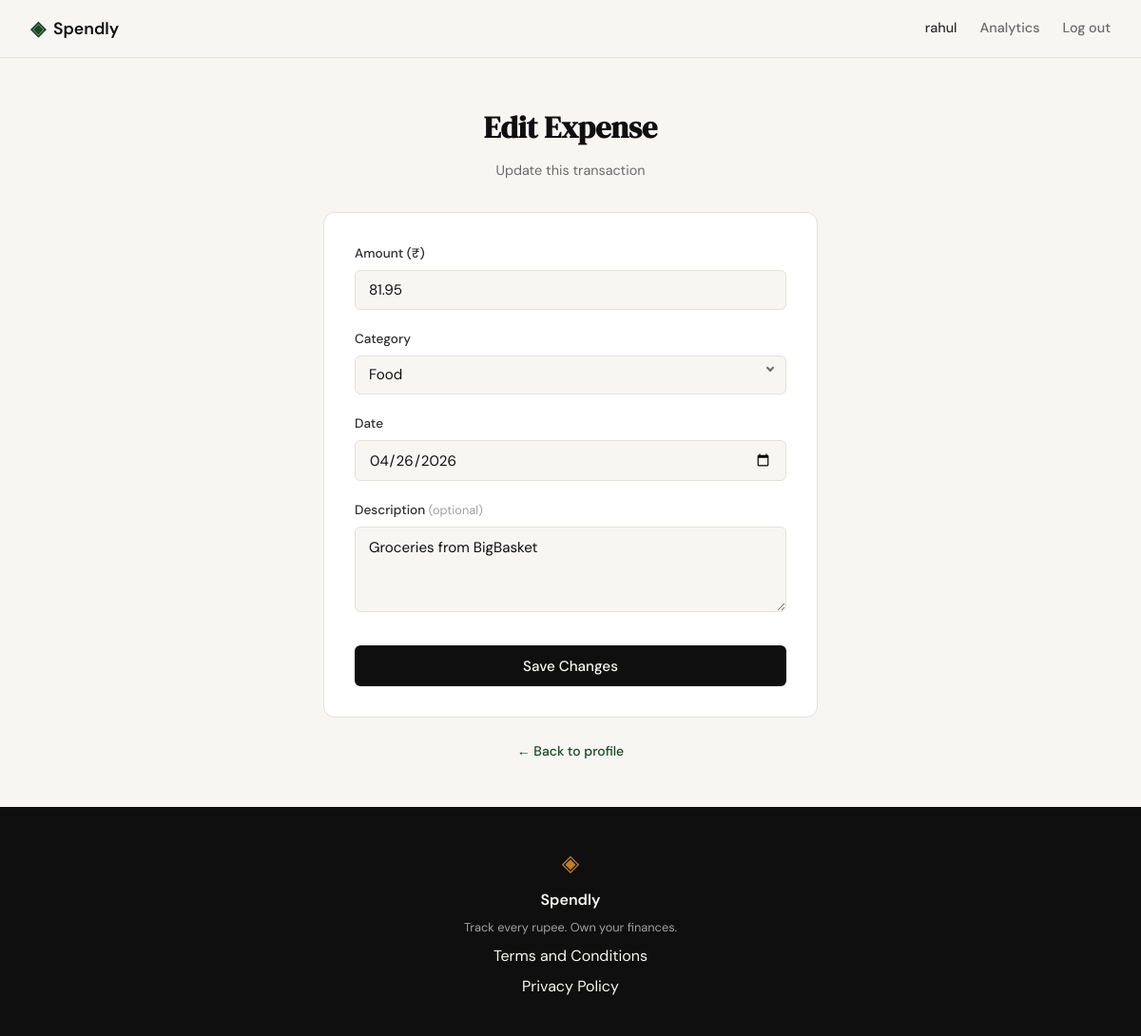
The page /expenses/16/edit (signed in) on the database its author committed.
### tables this page shows
CREATE TABLE expenses (
            id          INTEGER PRIMARY KEY AUTOINCREMENT,
            user_id     INTEGER NOT NULL REFERENCES users(id),
            amount      REAL    NOT NULL,
            category    TEXT    NOT NULL,
            date        TEXT    NOT NULL,
            description TEXT,
            created_at  TEXT    DEFAULT (datetime('now'))
        );

### app.py (the view, shortened to what this page needs)
@app.route("/expenses/<int:expense_id>/edit", methods=["GET", "POST"])
def edit_expense(expense_id):
    if not session.get("user_id"):
        return redirect(url_for("login"))
    expense = get_expense_by_id(expense_id, session["user_id"])
    if expense is None:
        abort(404)
    form = {
        "amount": expense["amount"],
        "category": expense["category"],
        "date": expense["date"],
        "description": expense["description"] or "",
    }
    return render_template(
        "edit_expense.html",
        error=None,
        form=form,
        categories=ALLOWED_CATEGORIES,
        expense_id=expense_id,
    )

### database/db.py (called while the page is built)
def get_db():
    conn = sqlite3.connect(DB_PATH)
    conn.row_factory = sqlite3.Row
    conn.execute("PRAGMA foreign_keys = ON")
    return conn

def get_expense_by_id(expense_id, user_id):
    conn = get_db()
    try:
        return conn.execute(
            "SELECT id, user_id, amount, category, date, description"
            " FROM expenses WHERE id = ? AND user_id = ?",
            (expense_id, user_id),
        ).fetchone()
    finally:
        conn.close()

### templates/edit_expense.html (shortened to what this page needs)
{% extends "base.html" %}
{% block head %}
<link rel="stylesheet" href="{{ url_for('static', filename='css/edit_expense.css') }}">
{% endblock %}
{% block content %}
<section class="auth-section">
    <div class="auth-container edit-expense-container">
        <div class="auth-header">
            <h1 class="auth-title">Edit Expense</h1>
            <p class="auth-subtitle">Update this transaction</p>
        </div>
        <div class="auth-card">
            <form method="POST" action="{{ url_for('edit_expense', expense_id=expense_id) }}">
                <div class="form-group">
                    <label for="amount">Amount (&#8377;)</label>
                    <input type="number"
                           id="amount"
                           name="amount"
                           class="form-input"
                           placeholder="0.00"
                           step="0.01"
                           min="0.01"
                           value="{{ form.amount or '' }}"
                           required
                           autofocus>
                </div>
                <div class="form-group">
                    <label for="category">Category</label>
                    <select id="category" name="category" class="form-input form-select" required>
                        {% for cat in categories %}
                        <option value="{{ cat }}" {% if form.category == cat %}selected{% endif %}>{{ cat }}</option>
                        {% endfor %}
                    </select>
                </div>
                <div class="form-group">
                    <label for="date">Date</label>
                    <input type="date"
                           id="date"
                           name="date"
                           class="form-input"
                           value="{{ form.date or '' }}"
                           required>
                </div>
                <div class="form-group">
                    <label for="description">Description <span class="edit-expense-optional">(optional)</span></label>
                    <textarea id="description"
                              name="description"
                              class="form-input edit-expense-textarea"
                              placeholder="e.g. Lunch at the deli"
                              rows="3">{{ form.description or '' }}</textarea>
                </div>
                <button type="submit" class="btn-submit">Save Changes</button>
            </form>
        </div>
        <p class="auth-switch">
            <a href="{{ url_for('profile') }}">&#8592; Back to profile</a>
        </p>
    </div>
</section>
{% endblock %}

### static/css/style.css (style rules this page uses)
:root { --ink: #0f0f0f; --ink-soft: #2d2d2d; --ink-muted: #6b6b6b; --ink-faint: #a0a0a0; --paper: #f7f6f3; --paper-warm: #f0ede6; --paper-card: #ffffff; --accent: #1a472a; --accent-light: #e8f0eb; --accent-2: #c17f24; --accent-2-light: #fdf3e3; --danger: #c0392b; --danger-light: #fdecea; --border: #e4e1da; --border-soft: #eeebe4; --font-display: 'DM Serif Display', Georgia, serif; --font-body: 'DM Sans', system-ui, sans-serif; --max-width: 1200px; --auth-width: 440px; --radius-sm: 6px; --radius-md: 12px; --radius-lg: 20px; }
*, *::before, *::after { box-sizing: border-box; margin: 0; padding: 0; }
html { font-size: 16px; scroll-behavior: smooth; }
body { background: var(--paper); color: var(--ink); font-family: var(--font-body); font-size: 1rem; line-height: 1.6; -webkit-font-smoothing: antialiased; }
a { color: inherit; text-decoration: none; }
.auth-section { min-height: calc(100vh - 60px - 100px); display: flex; align-items: center; justify-content: center; padding: 3rem 2rem; }
.auth-container { width: 100%; max-width: var(--auth-width); }
.auth-header { text-align: center; margin-bottom: 2rem; }
.auth-title { font-family: var(--font-display); font-size: 2rem; color: var(--ink); margin-bottom: 0.5rem; }
.auth-subtitle { font-size: 0.9rem; color: var(--ink-muted); }
.auth-card { background: var(--paper-card); border: 1px solid var(--border); border-radius: var(--radius-md); padding: 2rem; margin-bottom: 1.5rem; }
.form-group { margin-bottom: 1.25rem; }
.form-group label { display: block; font-size: 0.85rem; font-weight: 500; color: var(--ink-soft); margin-bottom: 0.4rem; }
.form-input { width: 100%; padding: 0.6rem 0.875rem; border: 1px solid var(--border); border-radius: var(--radius-sm); font-family: var(--font-body); font-size: 0.95rem; color: var(--ink); background: var(--paper); outline: none; transition: border-color 0.2s; }
.form-input::placeholder { color: var(--ink-faint); }
.btn-submit { width: 100%; padding: 0.7rem; background: var(--ink); color: var(--paper); border: none; border-radius: var(--radius-sm); font-family: var(--font-body); font-size: 0.95rem; font-weight: 500; cursor: pointer; transition: background 0.2s; margin-top: 0.5rem; }
.auth-switch { text-align: center; font-size: 0.875rem; color: var(--ink-muted); }
.auth-switch a { color: var(--accent); font-weight: 500; }

### static/css/edit_expense.css (style rules this page uses)
.edit-expense-container { max-width: 520px; }
.form-select { appearance: none; -webkit-appearance: none; padding-right: 2.25rem; cursor: pointer; }
.form-group:has(.form-select) { position: relative; }
.form-group:has(.form-select)::after { content: ''; position: absolute; right: 0.875rem; top: 50%; transform: translateY(4px) rotate(45deg); width: 6px; height: 6px; border-right: 2px solid var(--ink-muted); border-bottom: 2px solid var(--ink-muted); pointer-events: none; }
.edit-expense-textarea { resize: vertical; min-height: 80px; line-height: 1.5; }
.edit-expense-optional { font-size: 0.8rem; font-weight: 400; color: var(--ink-faint); }

### rows shown on the page
expenses: amount "81.95", category "Food", date "04/26/2026", description "Groceries from BigBasket"

### other values the page prints
{{ session.get('user_name') }} "rahul"
